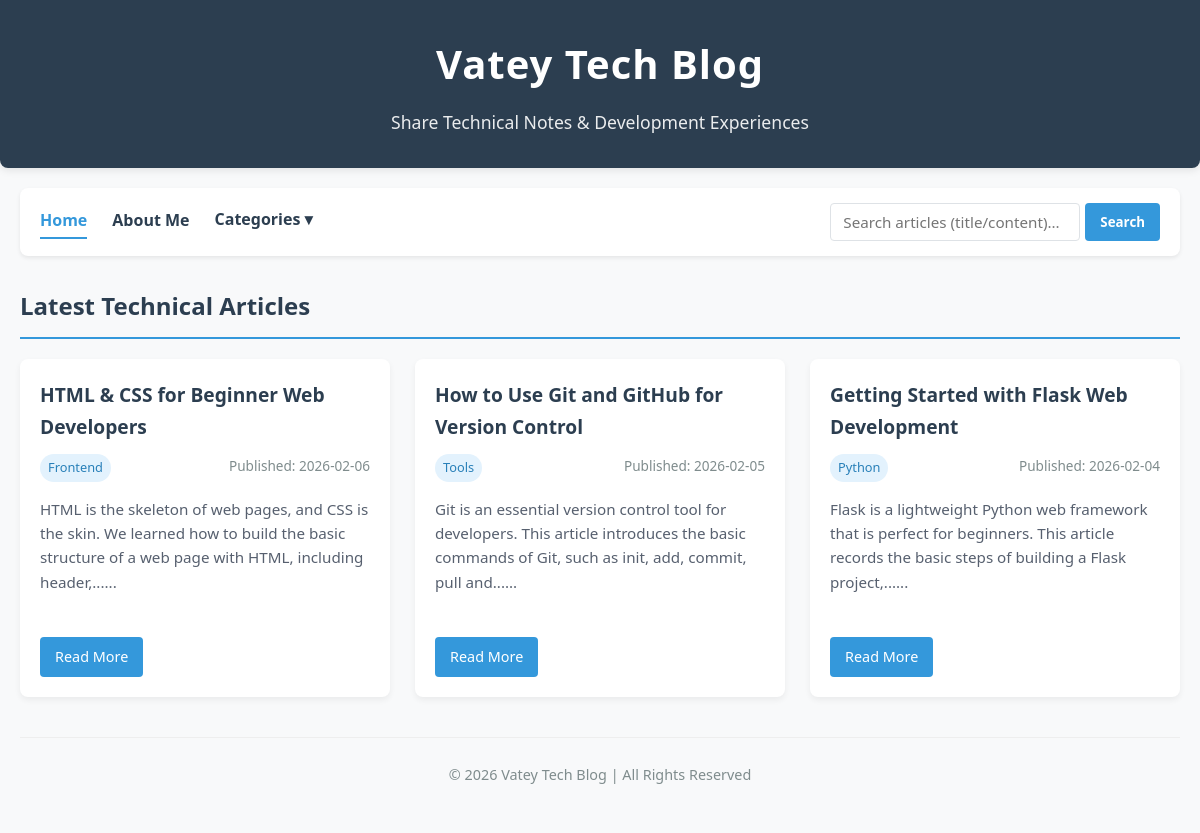
Before: / with the older database file.
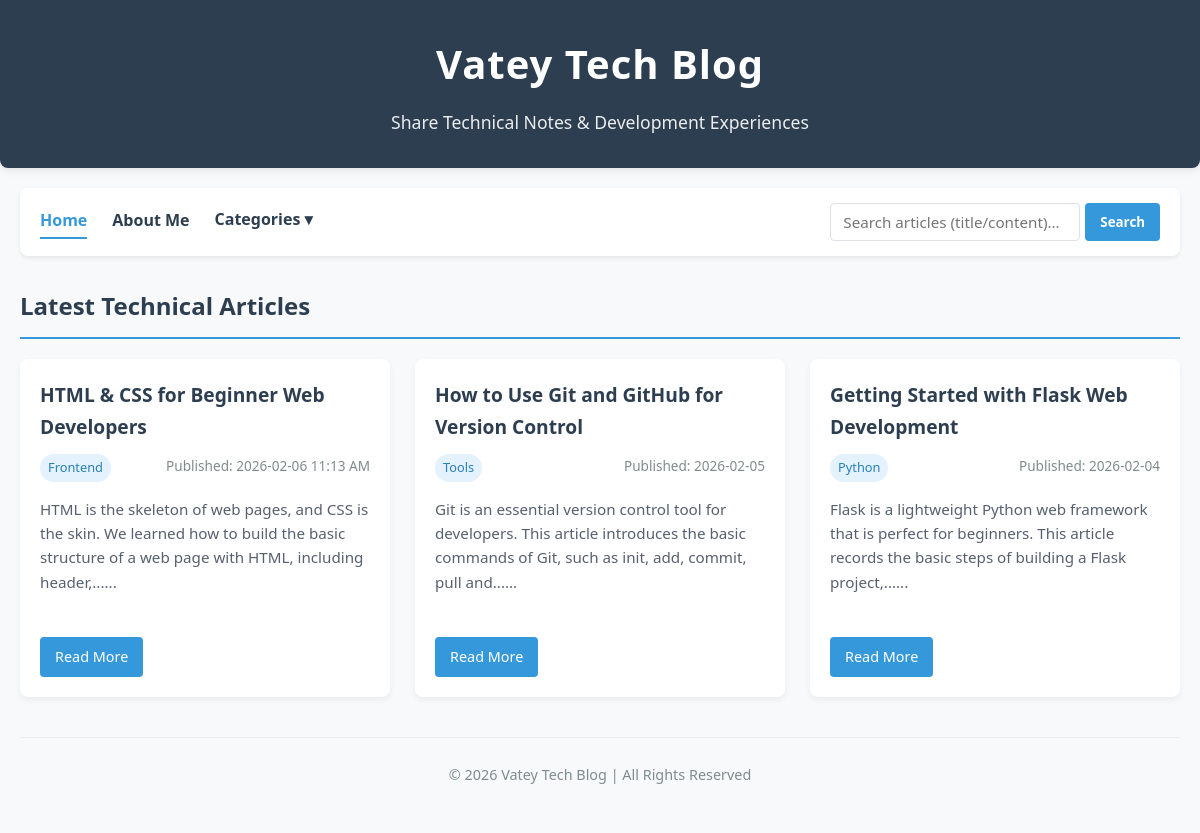
After: the same page with the newer database file.
### tables this page shows
CREATE TABLE posts (
                id INTEGER PRIMARY KEY AUTOINCREMENT,
                title TEXT NOT NULL,
                category TEXT NOT NULL,
                content TEXT NOT NULL,
                date TEXT NOT NULL
            );

### app.py (the view)
@app.route('/')
def index():
    search_query = request.args.get('query', '').strip()
    conn = get_db_connection()
    posts = conn.execute('SELECT * FROM posts ORDER BY id DESC').fetchall()
    if search_query:
        posts = conn.execute('''
            SELECT * FROM posts
            WHERE title LIKE ? OR content LIKE ?
            ORDER BY id DESC
        ''', (f'%{search_query}%', f'%{search_query}%')).fetchall()  # %通配符匹配任意字符
    else:
        posts = conn.execute('SELECT * FROM posts ORDER BY id DESC').fetchall()
    conn.close()
    return render_template(
        'index.html',
        data=BLOG_GLOBAL_DATA,
        categories=get_all_categories(),
        posts=posts,
        search_query=search_query  # 传递搜索词回显到搜索框
    )

### utils/db.py (called while the page is built)
def get_db_connection():
    conn = sqlite3.connect(DATABASE)
    conn.row_factory = sqlite3.Row  # 字典形式返回结果
    return conn

def get_all_categories():
    conn = get_db_connection()
    categories = conn.execute('SELECT DISTINCT category FROM posts ORDER BY category').fetchall()
    conn.close()
    return [cat['category'] for cat in categories]

### templates/index.html (shortened to what this page needs)
<!DOCTYPE html>
<html lang="en">
<head>
    <link rel="stylesheet" href="{{ url_for('static', filename='css/style.css') }}">
</head>
<body>
    <header>
        <h1>{{ data.title }}</h1>
        <p>{{ data.subtitle }}</p>
    </header>
    <div class="nav-search-container">
        <div class="nav-links">
            <a href="/" class="active">Home</a>
            <a href="/about">About Me</a>
            {% if categories %}
                <div class="dropdown">
                    <button class="dropdown-btn">Categories ▾</button>
                </div>
            {% endif %}
        </div>
        <form class="search-form" action="/" method="GET">
            <input type="text" name="query" placeholder="Search articles (title/content)..." value="{{ request.args.get('query', '') }}">
            <button type="submit">Search</button>
        </form>
    </div>
    <main>
        <h2 class="category-title">
            {% if request.args.get('query') %}
                Search Results for: "{{ request.args.get('query') }}"
            {% else %}
                {{ data.latest_article_tip }}
            {% endif %}
        </h2>
        {% if posts %}
            <div class="articles-grid">
                {% for post in posts %}
                    <div class="article-card">
                        <h3><a href="/article/{{ post.id }}">{{ post.title }}</a></h3>
                        <div class="article-meta">
                            <span class="category-tag">{{ post.category }}</span>
                            <span>Published: {{ post.date }}</span>
                        </div>
                        <p class="article-excerpt">{{ post.content|striptags|truncate(150) }}...</p>
                        <a href="/article/{{ post.id }}" class="read-more">Read More</a>
                    </div>
                {% endfor %}
            </div>
        {% endif %}
    </main>
    <footer>
        <p>© 2026 {{ data.title }} | All Rights Reserved</p>
    </footer>
</body>
</html>

### static/css/style.css (style rules this page uses)
* { margin: 0; padding: 0; box-sizing: border-box; font-family: 'Segoe UI', Tahoma, Geneva, Verdana, sans-serif; }
body { background-color: #f8f9fa; color: #2d3436; line-height: 1.7; padding: 0; margin: 0 auto; max-width: 1200px; }
header { text-align: center; padding: 30px 20px; background-color: #2c3e50; color: white; border-radius: 0 0 8px 8px; margin-bottom: 20px; box-shadow: 0 2px 8px rgba(0,0,0,0.1); }
header h1 { font-size: 2.5rem; margin-bottom: 10px; letter-spacing: 1px; }
header p { font-size: 1.1rem; opacity: 0.9; font-weight: 300; }
.nav-search-container { display: flex; flex-wrap: wrap; justify-content: space-between; align-items: center; padding: 15px 20px; background-color: white; border-radius: 8px; box-shadow: 0 2px 4px rgba(0,0,0,0.08); margin: 0 20px 30px; gap: 15px; }
.nav-links { display: flex; flex-wrap: wrap; gap: 25px; align-items: center; }
.nav-links a { text-decoration: none; color: #2c3e50; font-weight: 600; font-size: 1rem; transition: all 0.3s ease; padding: 6px 0; line-height: 1.2; border-bottom: 2px solid transparent; }
.nav-links a:hover, .nav-links a.active { color: #3498db; border-bottom: 2px solid #3498db; }
.dropdown { position: relative; display: inline-block; padding-bottom: 2px; }
.dropdown-btn { background: none; border: none; outline: none; cursor: pointer; margin: 0; padding: 0; color: #2c3e50; font-weight: 600; font-size: 1rem; cursor: pointer; padding: 6px 0; line-height: 1.2; border-bottom: 2px solid transparent; transition: all 0.3s ease; display: flex; align-items: center; gap: 3px; display: inline-block; }
.search-form { display: flex; gap: 5px; }
.search-form input { padding: 8px 12px; border: 1px solid #dee2e6; border-radius: 4px; outline: none; font-size: 0.95rem; width: 250px; transition: border 0.3s; }
.search-form button { padding: 8px 15px; border: none; border-radius: 4px; background-color: #3498db; color: white; font-weight: 600; cursor: pointer; transition: background 0.3s; }
main { padding: 0 20px; margin-bottom: 40px; }
.category-title { color: #2c3e50; margin-bottom: 20px; padding-bottom: 10px; border-bottom: 2px solid #3498db; font-size: 1.5rem; }
.articles-grid { display: grid; grid-template-columns: repeat(auto-fill, minmax(350px, 1fr)); gap: 25px; margin-top: 20px; }
.article-card { background-color: white; border-radius: 8px; box-shadow: 0 3px 6px rgba(0,0,0,0.06); padding: 20px; transition: transform 0.3s ease, box-shadow 0.3s ease; }
.article-card h3 { margin-bottom: 10px; }
.article-card h3 a { text-decoration: none; color: #2c3e50; transition: color 0.3s; font-size: 1.2rem; }
.article-meta { color: #7f8c8d; font-size: 0.85rem; margin-bottom: 15px; display: flex; justify-content: space-between; }
.category-tag { padding: 3px 8px; background-color: #e3f2fd; color: #2980b9; border-radius: 20px; font-size: 0.8rem; font-weight: 500; }
.article-excerpt { color: #57606f; font-size: 0.95rem; margin-bottom: 20px; line-height: 1.6; min-height: 120px; }
.read-more { text-decoration: none; color: white; background-color: #3498db; padding: 8px 15px; border-radius: 4px; font-size: 0.9rem; font-weight: 500; transition: background 0.3s; display: inline-block; }
footer { text-align: center; padding: 25px 20px; color: #7f8c8d; font-size: 0.9rem; border-top: 1px solid #eee; margin: 0 20px 20px; }

Changed rows visible on the page:
changed posts "HTML & CSS for Beginner Web Developers": date "2026-02-06" → "2026-02-06 11:13 AM"
